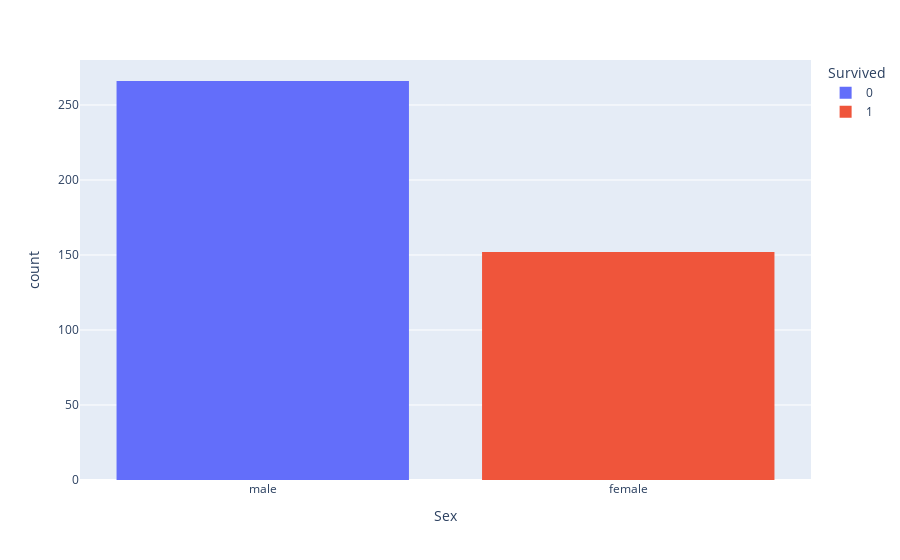

The notebook cell saved with this chart:
### Code cell
px.histogram(df, x="Sex", color="Survived")

### Figure 1 — Plotly figure (JSON) as saved in the notebook; plotly's stock layout.template omitted (floating-point values rounded to 4 significant figures; data arrays with more than 128 entries replaced by an {"elided": "..."} marker saying what was removed)
{"data": [{"bingroup": "x", "hovertemplate": "Survived=0<br>Sex=%{x}<br>count=%{y}<extra></extra>", "legendgroup": "0", "marker": {"color": "#636efa", "pattern": {"shape": ""}}, "name": "0", "orientation": "v", "showlegend": true, "type": "histogram", "x": {"elided": "266 str values"}, "xaxis": "x", "yaxis": "y"}, {"bingroup": "x", "hovertemplate": "Survived=1<br>Sex=%{x}<br>count=%{y}<extra></extra>", "legendgroup": "1", "marker": {"color": "#EF553B", "pattern": {"shape": ""}}, "name": "1", "orientation": "v", "showlegend": true, "type": "histogram", "x": {"elided": "152 str values"}, "xaxis": "x", "yaxis": "y"}], "layout": {"barmode": "relative", "legend": {"title": {"text": "Survived"}, "tracegroupgap": 0}, "margin": {"t": 60}, "xaxis": {"anchor": "y", "domain": [0, 1], "title": {"text": "Sex"}}, "yaxis": {"anchor": "x", "domain": [0, 1], "title": {"text": "count"}}}}
